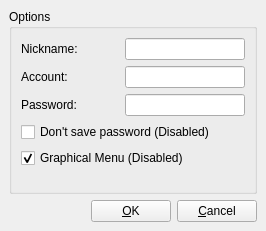
<ui version="4.0" >
 <class>FLoginWindow</class>
 <widget class="QMainWindow" name="FLoginWindow" >
  <property name="geometry" >
   <rect>
    <x>0</x>
    <y>0</y>
    <width>266</width>
    <height>231</height>
   </rect>
  </property>
  <property name="windowTitle" >
   <string>RemoteControl - Login</string>
  </property>
  <property name="windowIcon" >
   <iconset resource="../../../../GSVN/rc/trunk/Forms/resource.qrc" >:/RC/remotecontrol.png</iconset>
  </property>
  <property name="styleSheet" >
   <string/>
  </property>
  <widget class="QWidget" name="centralwidget" >
   <layout class="QGridLayout" >
    <property name="leftMargin" >
     <number>9</number>
    </property>
    <property name="topMargin" >
     <number>9</number>
    </property>
    <property name="rightMargin" >
     <number>9</number>
    </property>
    <property name="bottomMargin" >
     <number>9</number>
    </property>
    <property name="horizontalSpacing" >
     <number>6</number>
    </property>
    <property name="verticalSpacing" >
     <number>6</number>
    </property>
    <item row="1" column="0" >
     <layout class="QHBoxLayout" >
      <property name="spacing" >
       <number>6</number>
      </property>
      <property name="leftMargin" >
       <number>0</number>
      </property>
      <property name="topMargin" >
       <number>0</number>
      </property>
      <property name="rightMargin" >
       <number>0</number>
      </property>
      <property name="bottomMargin" >
       <number>0</number>
      </property>
      <item>
       <spacer>
        <property name="orientation" >
         <enum>Qt::Horizontal</enum>
        </property>
        <property name="sizeType" >
         <enum>QSizePolicy::Expanding</enum>
        </property>
        <property name="sizeHint" >
         <size>
          <width>60</width>
          <height>20</height>
         </size>
        </property>
       </spacer>
      </item>
      <item>
       <widget class="QPushButton" name="BConnect" >
        <property name="sizePolicy" >
         <sizepolicy vsizetype="Fixed" hsizetype="Fixed" >
          <horstretch>0</horstretch>
          <verstretch>0</verstretch>
         </sizepolicy>
        </property>
        <property name="text" >
         <string>&amp;OK</string>
        </property>
       </widget>
      </item>
      <item>
       <widget class="QPushButton" name="BCancel" >
        <property name="sizePolicy" >
         <sizepolicy vsizetype="Fixed" hsizetype="Fixed" >
          <horstretch>0</horstretch>
          <verstretch>0</verstretch>
         </sizepolicy>
        </property>
        <property name="text" >
         <string>&amp;Cancel</string>
        </property>
       </widget>
      </item>
     </layout>
    </item>
    <item row="0" column="0" >
     <widget class="QGroupBox" name="groupBox" >
      <property name="sizePolicy" >
       <sizepolicy vsizetype="Preferred" hsizetype="Preferred" >
        <horstretch>0</horstretch>
        <verstretch>0</verstretch>
       </sizepolicy>
      </property>
      <property name="title" >
       <string>Options</string>
      </property>
      <layout class="QGridLayout" >
       <property name="leftMargin" >
        <number>9</number>
       </property>
       <property name="topMargin" >
        <number>9</number>
       </property>
       <property name="rightMargin" >
        <number>9</number>
       </property>
       <property name="bottomMargin" >
        <number>9</number>
       </property>
       <property name="horizontalSpacing" >
        <number>6</number>
       </property>
       <property name="verticalSpacing" >
        <number>6</number>
       </property>
       <item row="0" column="0" >
        <layout class="QGridLayout" >
         <property name="leftMargin" >
          <number>0</number>
         </property>
         <property name="topMargin" >
          <number>0</number>
         </property>
         <property name="rightMargin" >
          <number>0</number>
         </property>
         <property name="bottomMargin" >
          <number>0</number>
         </property>
         <property name="horizontalSpacing" >
          <number>6</number>
         </property>
         <property name="verticalSpacing" >
          <number>6</number>
         </property>
         <item row="1" column="2" >
          <widget class="QLineEdit" name="lAccount" />
         </item>
         <item row="0" column="2" >
          <widget class="QLineEdit" name="lNickname" />
         </item>
         <item row="0" column="0" >
          <widget class="QLabel" name="label" >
           <property name="sizePolicy" >
            <sizepolicy vsizetype="Fixed" hsizetype="Fixed" >
             <horstretch>0</horstretch>
             <verstretch>0</verstretch>
            </sizepolicy>
           </property>
           <property name="text" >
            <string>Nickname:</string>
           </property>
          </widget>
         </item>
         <item row="2" column="2" >
          <widget class="QLineEdit" name="lPassword" >
           <property name="echoMode" >
            <enum>QLineEdit::Password</enum>
           </property>
          </widget>
         </item>
         <item row="1" column="0" >
          <widget class="QLabel" name="label_2" >
           <property name="sizePolicy" >
            <sizepolicy vsizetype="Fixed" hsizetype="Fixed" >
             <horstretch>0</horstretch>
             <verstretch>0</verstretch>
            </sizepolicy>
           </property>
           <property name="text" >
            <string>Account:</string>
           </property>
          </widget>
         </item>
         <item row="2" column="0" >
          <widget class="QLabel" name="label_3" >
           <property name="sizePolicy" >
            <sizepolicy vsizetype="Fixed" hsizetype="Fixed" >
             <horstretch>0</horstretch>
             <verstretch>0</verstretch>
            </sizepolicy>
           </property>
           <property name="text" >
            <string>Password:</string>
           </property>
          </widget>
         </item>
         <item row="1" column="1" >
          <spacer>
           <property name="orientation" >
            <enum>Qt::Horizontal</enum>
           </property>
           <property name="sizeType" >
            <enum>QSizePolicy::Fixed</enum>
           </property>
           <property name="sizeHint" >
            <size>
             <width>40</width>
             <height>20</height>
            </size>
           </property>
          </spacer>
         </item>
         <item row="2" column="1" >
          <spacer>
           <property name="orientation" >
            <enum>Qt::Horizontal</enum>
           </property>
           <property name="sizeType" >
            <enum>QSizePolicy::Fixed</enum>
           </property>
           <property name="sizeHint" >
            <size>
             <width>40</width>
             <height>20</height>
            </size>
           </property>
          </spacer>
         </item>
         <item row="0" column="1" >
          <spacer>
           <property name="orientation" >
            <enum>Qt::Horizontal</enum>
           </property>
           <property name="sizeType" >
            <enum>QSizePolicy::Fixed</enum>
           </property>
           <property name="sizeHint" >
            <size>
             <width>41</width>
             <height>20</height>
            </size>
           </property>
          </spacer>
         </item>
        </layout>
       </item>
       <item row="1" column="0" >
        <widget class="QCheckBox" name="checkBox" >
         <property name="text" >
          <string>Don't save password (Disabled)</string>
         </property>
        </widget>
       </item>
       <item row="2" column="0" >
        <widget class="QCheckBox" name="checkBox_2" >
         <property name="text" >
          <string>Graphical Menu (Disabled)</string>
         </property>
         <property name="checkable" >
          <bool>true</bool>
         </property>
         <property name="checked" >
          <bool>true</bool>
         </property>
        </widget>
       </item>
       <item row="3" column="0" >
        <spacer>
         <property name="orientation" >
          <enum>Qt::Vertical</enum>
         </property>
         <property name="sizeHint" >
          <size>
           <width>20</width>
           <height>40</height>
          </size>
         </property>
        </spacer>
       </item>
      </layout>
     </widget>
    </item>
   </layout>
  </widget>
 </widget>
 <tabstops>
  <tabstop>lNickname</tabstop>
  <tabstop>lAccount</tabstop>
  <tabstop>lPassword</tabstop>
  <tabstop>checkBox</tabstop>
  <tabstop>checkBox_2</tabstop>
  <tabstop>BConnect</tabstop>
  <tabstop>BCancel</tabstop>
 </tabstops>
 <resources>
  <include location="../../../../GSVN/rc/trunk/Forms/resource.qrc" />
 </resources>
 <connections>
  <connection>
   <sender>BCancel</sender>
   <signal>released()</signal>
   <receiver>FLoginWindow</receiver>
   <slot>close()</slot>
   <hints>
    <hint type="sourcelabel" >
     <x>218</x>
     <y>209</y>
    </hint>
    <hint type="destinationlabel" >
     <x>132</x>
     <y>115</y>
    </hint>
   </hints>
  </connection>
 </connections>
</ui>
